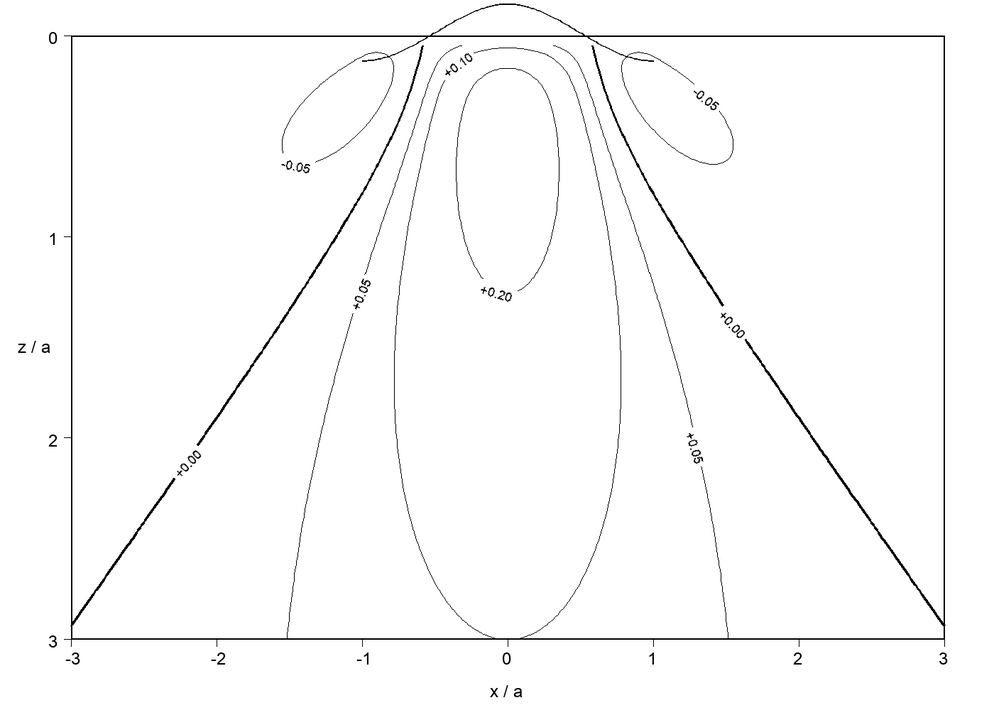
#> input picture peacock/screenshots/homogeneous_33L32FI34_closed_solution_labeled.png, 994 x 710 px, shrunk from 1400 x 1000 before the run, found by its file name
$ python annotate_homogeneous_points_sigma.py
#> lines starting #> are read from the running program, lines starting #| are printed output that depends on the picture
from pathlib import Path
from PIL import Image, ImageDraw, ImageFont

img_path = Path('/Users/iratnere/dev/coyote-math/peacock/screenshots/homogeneous_33L32FI34_closed_solution_labeled.png')
out_path = Path('/Users/iratnere/dev/coyote-math/peacock/screenshots/homogeneous_33L32FI34_closed_solution_labeled_points_sigma.png')
img = Image.open(img_path).convert('RGBA')
d = ImageDraw.Draw(img)
width, height = img.size
#> width = 994; height = 710
pad_l, pad_r, pad_t, pad_b = 100, 70, 50, 100
pw = width - pad_l - pad_r
#> pw = 824
ph = height - pad_t - pad_b
#> ph = 560
sx = lambda x: pad_l + (x + 3.0) / 6.0 * pw
sy = lambda z: pad_t + z / 3.0 * ph

try:
    font = ImageFont.truetype('/System/Library/Fonts/Supplemental/Arial.ttf', 22)
    small = ImageFont.truetype('/System/Library/Fonts/Supplemental/Arial.ttf', 18)
except Exception:
    font = ImageFont.load_default(); small = ImageFont.load_default()

points = {
    'P1': (0.00, 0.50, +0.2818),
    'P2': (0.95, 0.25, -0.0696),
    'P3': (0.00, 1.50, +0.1794),
    'P4': (1.50, 0.50, -0.0515),
}
offsets = {
    'P1': (18, -34),
    'P2': (16, -34),
    'P3': (18, -10),
    'P4': (18, -34),
}
for name, (x, z, s) in points.items():
    px, py = sx(x), sy(z)
    r = 6
    d.ellipse([px-r, py-r, px+r, py+r], fill='black', outline='white', width=1)
    dx, dy = offsets[name]
    tx, ty = px + dx, py + dy
    lines = [name, f'σzo/p0 = {s:+.4f}', f'({x:.2f}a, {z:.2f}a)']
    # estimate label box
    widths = []; heights = []
    for i, line in enumerate(lines):
        f = font if i == 0 else small
        bb = d.textbbox((0, 0), line, font=f)
        widths.append(bb[2]-bb[0]); heights.append(bb[3]-bb[1])
    box_w = max(widths) + 12
    box_h = sum(heights) + 12
    d.rounded_rectangle([tx-6, ty-4, tx-6+box_w, ty-4+box_h], radius=5, fill='white', outline='black', width=1)
    y = ty
    d.text((tx, y), lines[0], fill='black', font=font); y += heights[0] + 2
    d.text((tx, y), lines[1], fill='black', font=small); y += heights[1] + 2
    d.text((tx, y), lines[2], fill='black', font=small)

flat = Image.new('RGB', img.size, 'white')
#> flat: PIL image 994x710 RGB; every value is 255
flat.paste(img, mask=img.split()[-1])
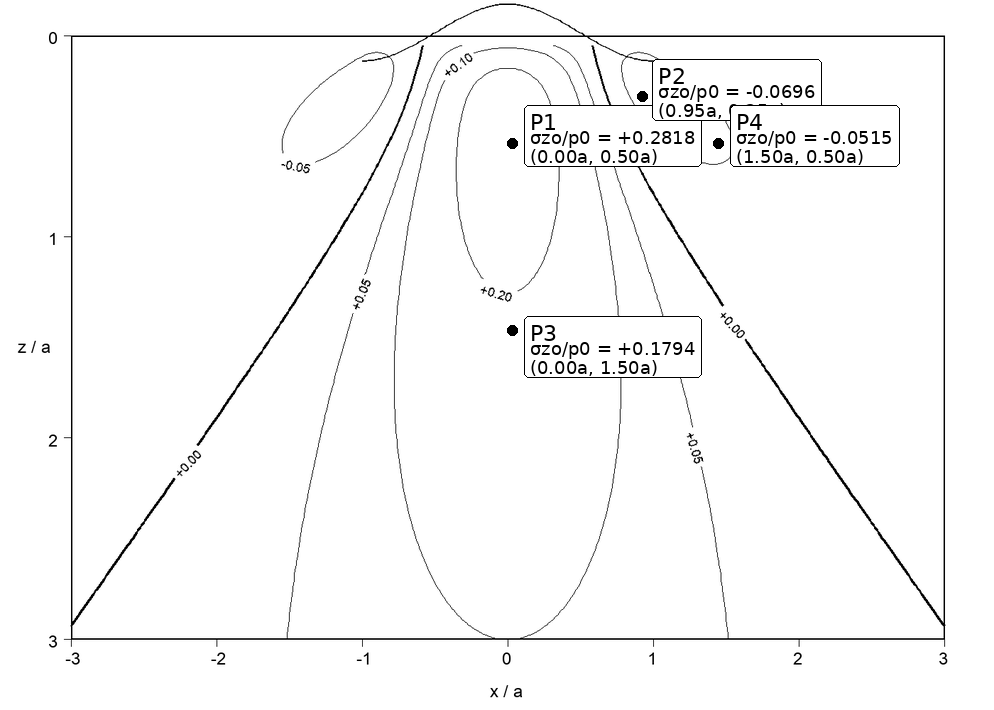
#> img: PIL image 994x710 RGBA; mean R, G, B, A 248.4, 248.4, 248.4, 255
flat.save(out_path)
print(out_path)
